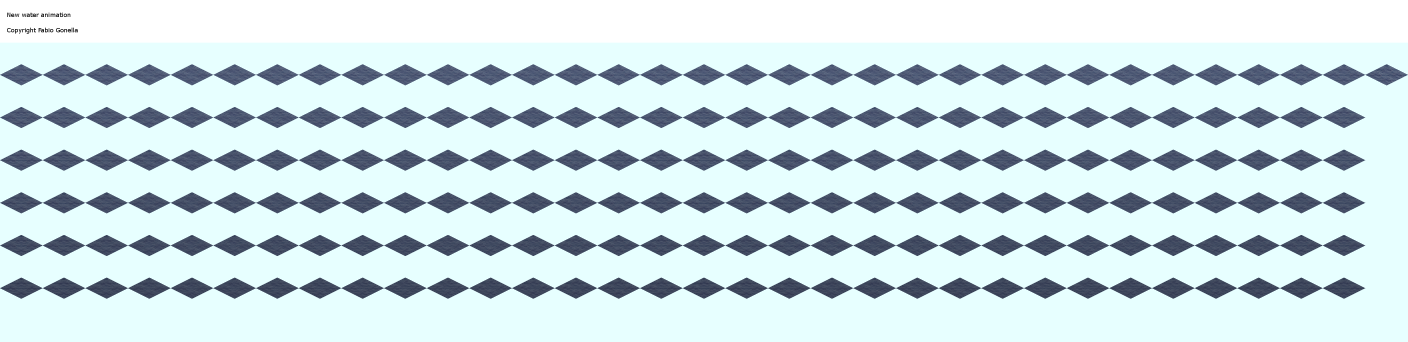
#> input picture landscape/grounds/water_ani/legacy_reference.png, 4224 x 1024 px (shown at 1/3 size)
$ python compare.py
#> lines starting #> are read from the running program, lines starting #| are printed output that depends on the picture; after the words box and inside, x2 and y2 are one past the last pixel; in counts of white or black regions, pixels touching at a corner belong together
#!/usr/bin/env python3
"""Side-by-side comparison of legacy square water_ani vs. the hex bake.

Produces one PNG strip per atlas (32 frames laid out as 8×4) plus a
per-frame stats table on stderr.  No engine ground truth exists for
water, so the comparison is qualitative — the strip is for the eye,
the stats catch gross amplitude / loop-closure mismatches the eye misses.

Legacy convention: outside-silhouette pixels carry the special
transparency-key colour (231, 255, 255).  This script remaps that to
alpha=0 before comparing, so silhouette-shape and inside-colour are
the only signals.

Usage:
    python3 compare.py [--out compare.png]
"""

from __future__ import annotations

import argparse
import sys
from pathlib import Path

import numpy as np
from PIL import Image


REPO_ROOT = Path(__file__).resolve().parents[3]
NEW_PATH = REPO_ROOT / "landscape" / "grounds" / "water_ani" / "water_ani.png"
# The hex bake overwrites the upstream pak128 water_ani.png, so we keep a
# copy of the upstream art alongside this script for the eval to compare
# against.  Lives in the model dir (which makeobj does not scan), so it's
# not packaged into the pakset — it's reference data, kin to the bridge
# `refs/` caches.
LEGACY_DEFAULT = Path(__file__).resolve().parent / "legacy_reference.png"

CELL = 128
LEGACY_TRANSPARENT_RGB = (231, 255, 255)


def load_legacy(path: Path, depth: int) -> list[np.ndarray]:
    """Return 32 RGBA cells from the legacy row corresponding to `depth`.

    The legacy `Image[depth][0-31]` lives in PNG row `depth + 1` (row 0
    is unused in the legacy atlas).
    """
    a = np.array(Image.open(path).convert("RGBA"))
    cells = []
    r = depth + 1
    for c in range(32):
        cell = a[r * CELL:(r + 1) * CELL, c * CELL:(c + 1) * CELL].copy()
        # Remap transparency-key to alpha=0 so silhouette compares cleanly.
        key = (
            (cell[..., 0] == LEGACY_TRANSPARENT_RGB[0]) &
            (cell[..., 1] == LEGACY_TRANSPARENT_RGB[1]) &
            (cell[..., 2] == LEGACY_TRANSPARENT_RGB[2])
        )
        cell[key, 3] = 0
        cells.append(cell)
    return cells


def _atlas_cell(a: np.ndarray, idx: int, cols: int) -> np.ndarray:
    r, c = divmod(idx, cols)
    return a[r * CELL:(r + 1) * CELL, c * CELL:(c + 1) * CELL].copy()


def load_new(path: Path, depth: int, stage: int) -> np.ndarray:
    """One (depth, stage) cell — atlas is depth-major, 32 stages per depth."""
    a = np.array(Image.open(path).convert("RGBA"))
    cols = a.shape[1] // CELL
    return _atlas_cell(a, depth * 32 + stage, cols)


def load_new_depth(path: Path, depth: int) -> list[np.ndarray]:
    """All 32 stages of a single depth tier — for motion-energy comparison."""
    return [load_new(path, depth, s) for s in range(32)]


def cell_stats(cell: np.ndarray):
    """Per-cell mean RGB, stddev, and inside-silhouette pixel count."""
    mask = cell[..., 3] > 0
    n = int(mask.sum())
    if n == 0:
        return n, np.zeros(3), np.zeros(3)
    rgb = cell[mask, :3].astype(np.float32)
    return n, rgb.mean(axis=0), rgb.std(axis=0)


def motion_energy(cells: list[np.ndarray]) -> float:
    """Sum of per-frame L2 differences over the closed cycle.

    Comparable across atlases: bigger = more shimmer per cycle.
    """
    total = 0.0
    n = len(cells)
    for t in range(n):
        a = cells[t][..., :3].astype(np.float32)
        b = cells[(t + 1) % n][..., :3].astype(np.float32)
        # Mask to pixels opaque in both — compares only inside the silhouette.
        ma = cells[t][..., 3] > 0
        mb = cells[(t + 1) % n][..., 3] > 0
        m = ma & mb
        if m.sum() == 0:
            continue
        diff = (a - b)[m]
        total += float(np.sqrt((diff * diff).sum() / m.sum()))
    return total


def composite_alpha(cell: np.ndarray, bg=(64, 64, 64)) -> np.ndarray:
    """Flatten alpha onto a neutral grey so the silhouette reads in PNG."""
    rgb = cell[..., :3].astype(np.float32)
    a = (cell[..., 3:4].astype(np.float32)) / 255.0
    bg_arr = np.array(bg, dtype=np.float32)
    out = rgb * a + bg_arr * (1.0 - a)
    return out.clip(0, 255).astype(np.uint8)


def build_strip(legacy: list[np.ndarray], new: list[np.ndarray]) -> np.ndarray:
    """Two rows of 32 cells: top legacy, bottom new (each at native CELL height)."""
    strip = np.zeros((2 * CELL, 32 * CELL, 3), dtype=np.uint8)
    for i, cell in enumerate(legacy):
        strip[0:CELL, i * CELL:(i + 1) * CELL] = composite_alpha(cell)
    for i, cell in enumerate(new):
        strip[CELL:2 * CELL, i * CELL:(i + 1) * CELL] = composite_alpha(cell)
    return strip


def main():
    p = argparse.ArgumentParser()
    p.add_argument("--legacy", type=Path, default=LEGACY_DEFAULT,
                   help=f"path to the legacy square water_ani.png "
                        f"(default {LEGACY_DEFAULT.name} alongside this script)")
    p.add_argument("--new", type=Path, default=NEW_PATH,
                   help=f"new hex water_ani.png (default {NEW_PATH})")
    p.add_argument("--out", type=Path,
                   default=Path(__file__).resolve().parent / "compare.png",
                   help="output side-by-side strip PNG (depth 0 animation)")
    args = p.parse_args()

    legacy = load_legacy(args.legacy, depth=0)
#> the loop in load_legacy, `for c in range(32):` made 32 passes
#> pass 1, in load_legacy, `cell = a[r * CELL:(r + 1) * CELL, c * CELL:(c + 1) * CELL].copy()`:
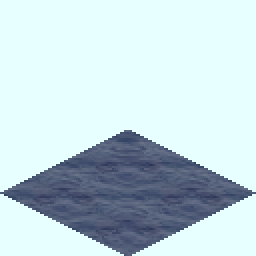
#> cell: shape (128, 128, 4) (shown 2 times larger); mean R, G, B, A 193, 213.8, 220.6, 255
#> pass 1, in load_legacy, `key = ( (cell[..., 0] == LEGACY_TRANSPARENT_RGB[0]) & (cell[..., 1] ==..`:
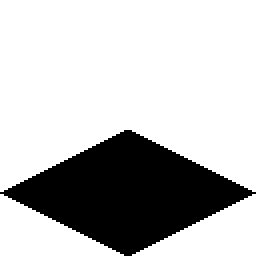
#> key: shape (128, 128) bool (shown 2 times larger); 75% white; 1 black region, box (x1, y1, x2, y2) and area: (0, 65, 128, 128) 4096
#> after the loop in load_legacy, `for c in range(32):`:
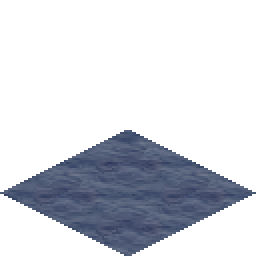
#> cell: shape (128, 128, 4) (shown 2 times larger); mean R, G, B, A 193, 213.8, 220.6, 63.8; transparent parts drawn white
#> after the loop in load_legacy, `for c in range(32):`: cells = 32 items
#> legacy = 32 items
    new = load_new_depth(args.new, depth=0)
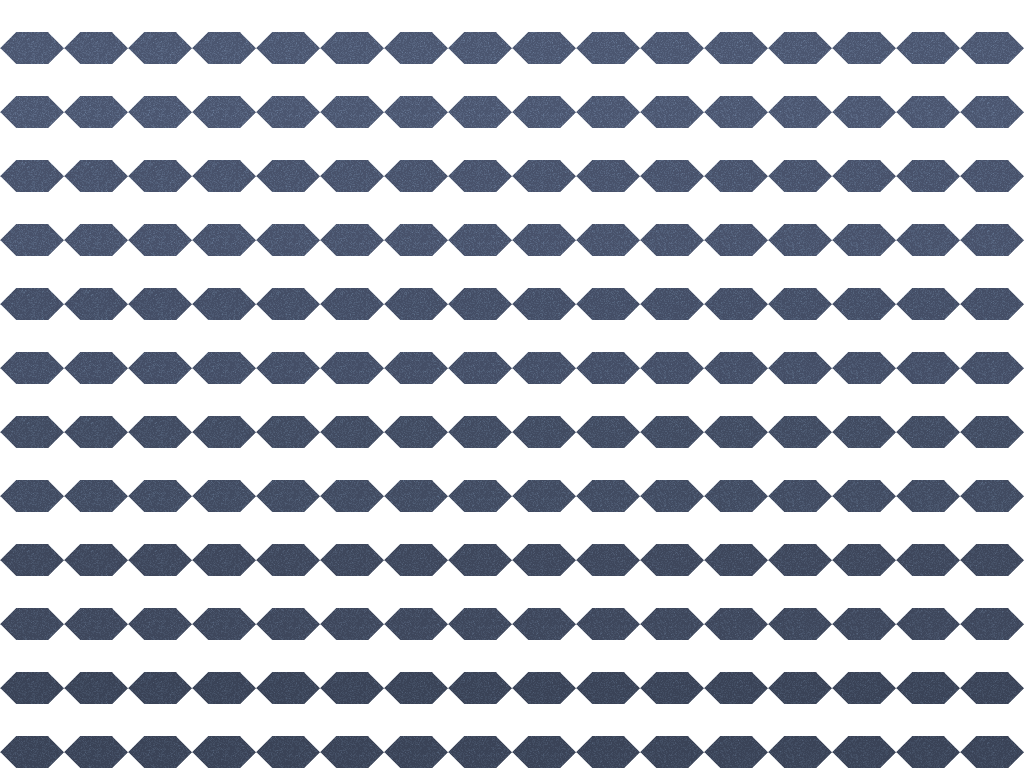
#> input picture landscape/grounds/water_ani/water_ani.png, 2048 x 1536 px (shown at 1/2 size)
#> in load_new, a is the input picture: shape (1536, 2048, 4); mean R, G, B, A 26.3, 30.3, 39.1, 95.2
#> in _atlas_cell (call 28), `return a[r * CELL:(r + 1) * CELL, c * CELL:(c + 1) * CELL].copy()`:
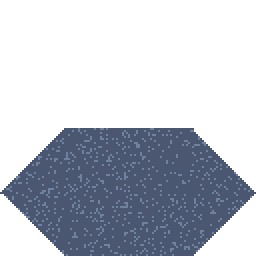
#> returned value: shape (128, 128, 4) (shown 2 times larger); mean of channels 0, 1, 2, 3 29.6, 34.1, 43.9, 95.2; transparent parts drawn white
#> new = 32 items

    def fmt_rgb(v):
        return f"({v[0]:5.1f},{v[1]:5.1f},{v[2]:5.1f})"

    print(f"{'stage':>5}  {'old px':>7} {'old mean RGB':>20} {'old std':>6}"
          f"    {'new px':>7} {'new mean RGB':>20} {'new std':>6}",
          file=sys.stderr)
    for t in range(32):
        n_o, mean_o, std_o = cell_stats(legacy[t])
        n_n, mean_n, std_n = cell_stats(new[t])
        print(f"{t:>5}  {n_o:>7} {fmt_rgb(mean_o):>20} {std_o.mean():>6.2f}"
              f"    {n_n:>7} {fmt_rgb(mean_n):>20} {std_n.mean():>6.2f}",
              file=sys.stderr)
#> this loop made 32 passes
#> (mean_o, std_o) on passes 1 to 12: ([79.03, 90.23, 117.4], [10.79, 10.35, 8.14]), ([79.03, 90.23, 117.4], [10.53, 10.16, 7.98]), ([79.02, 90.23, 117.4], [10.04, 9.69, 7.64]), ([79.02, 90.23, 117.4], [9.49, 9.21, 7.25]), ([79.03, 90.23, 117.4], [9.53, 9.14, 7.19]), ([79.04, 90.23, 117.4], [9.46, 9.04, 7.12]), ([79.04, 90.23, 117.4], [9.81, 9.32, 7.34]), ([79.04, 90.24, 117.4], [9.96, 9.42, 7.42]), ([79.03, 90.23, 117.4], [10.03, 9.47, 7.46]), ([79.03, 90.23, 117.4], [9.88, 9.35, 7.36]), ([79.03, 90.24, 117.4], [9.52, 9.02, 7.1]), ([79.04, 90.23, 117.4], [9.42, 8.97, 7.07])
#> pass 1, in cell_stats (call 2), `mask = cell[..., 3] > 0`:
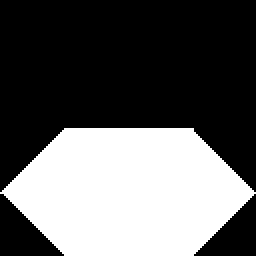
#> mask: shape (128, 128) bool (shown 2 times larger); 37.3% white; 1 white region, box (x1, y1, x2, y2) and area: (0, 64, 128, 128) 6114

    print(f"\nmotion energy / cycle  old={motion_energy(legacy):8.2f}   "
          f"new={motion_energy(new):8.2f}", file=sys.stderr)
#> in motion_energy, `n = len(cells)`: n = 32
#> the loop in motion_energy, `for t in range(n):` made 32 passes
#> total on passes 1 to 12: 6.28, 12.56, 18.86, 25.15, 31.44, 37.74, 44.03, 50.32, 56.62, 62.92, 69.21, 75.51
#> after the loop in motion_energy, `for t in range(n):`: total = 201.3
#> in motion_energy (call 2), `total = 0.0`: total = 0
#> the loop in motion_energy (call 2), `for t in range(n):` made 32 passes
#> total on passes 1 to 12: 11.5, 23.16, 35.34, 47.88, 59.46, 72.15, 84.47, 97.01, 108.9, 121.1, 133.7, 145.6
#> pass 1, in motion_energy (call 2), `a = cells[t][..., :3].astype(np.float32)`:
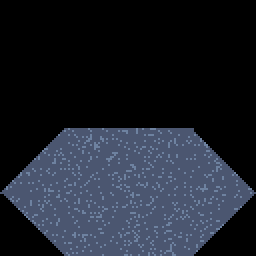
#> a: shape (128, 128, 3) float32 (shown 2 times larger); mean of channels 0, 1, 2 29.6, 34.1, 43.9; drawn as R, G, B
#> after the loop in motion_energy (call 2), `for t in range(n):`: total = 392.1

    print(f"\ndepth tier mean RGB (stage 0):", file=sys.stderr)
    print(f"{'depth':>6} {'legacy':>20} {'new':>20}", file=sys.stderr)
    for d in range(6):
        _, mean_lg, _ = cell_stats(load_legacy(args.legacy, depth=d)[0])
#> mean_lg = [79.03, 90.23, 117.4]
        _, mean_new, _ = cell_stats(load_new(args.new, depth=d, stage=0))
#> mean_new = [79.2, 91.28, 117.8]
        print(f"{d:>6} {fmt_rgb(mean_lg):>20} {fmt_rgb(mean_new):>20}",
              file=sys.stderr)

    Image.fromarray(build_strip(legacy, new), mode="RGB").save(str(args.out))
#> the loop in build_strip, `for i, cell in enumerate(legacy):` made 32 passes
#> the loop in build_strip, `for i, cell in enumerate(new):` made 32 passes
    print(f"\nwrote {args.out}", file=sys.stderr)


if __name__ == "__main__":
    main()
